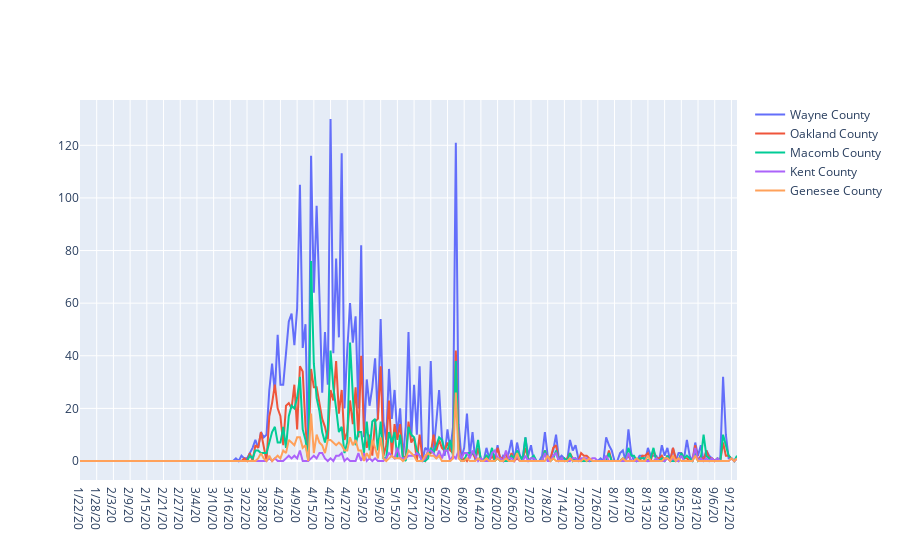

The code cell stored with this chart in its notebook:
### Markdown cell above
## Daily trend plot for death

### Code cell
import plotly.graph_objects as go

graph1 = go.Figure()

graph1.add_trace(go.Scatter(x=daily_new_death_MI_counties.index, y= daily_new_death_MI_counties[1336],
                    mode='lines',
                    name="Wayne County"))
graph1.add_trace(go.Scatter(x=daily_new_death_MI_counties.index, y= daily_new_death_MI_counties[1317],
                    mode='lines',
                    name="Oakland County"))
graph1.add_trace(go.Scatter(x=daily_new_death_MI_counties.index, y= daily_new_death_MI_counties[1304],
                    mode='lines',
                    name="Macomb County"))
graph1.add_trace(go.Scatter(x=daily_new_death_MI_counties.index, y= daily_new_death_MI_counties[1295],
                    mode='lines',
                    name="Kent County"))
graph1.add_trace(go.Scatter(x=daily_new_death_MI_counties.index, y= daily_new_death_MI_counties[1279],
                    mode='lines',
                    name="Genesee County"))
graph1.show()


graph1.write_image("images/daily_trend_death.png")

### Figure 1 — Plotly figure (JSON) as saved in the notebook; plotly's stock layout.template omitted (floating-point values rounded to 4 significant figures; data arrays with more than 128 entries replaced by an {"elided": "..."} marker saying what was removed)
{"data": [{"mode": "lines", "name": "Wayne County", "type": "scatter", "x": {"elided": "237 str values"}, "y": {"elided": "237 int values"}}, {"mode": "lines", "name": "Oakland County", "type": "scatter", "x": {"elided": "237 str values"}, "y": {"elided": "237 int values"}}, {"mode": "lines", "name": "Macomb County", "type": "scatter", "x": {"elided": "237 str values"}, "y": {"elided": "237 int values"}}, {"mode": "lines", "name": "Kent County", "type": "scatter", "x": {"elided": "237 str values"}, "y": {"elided": "237 int values"}}, {"mode": "lines", "name": "Genesee County", "type": "scatter", "x": {"elided": "237 str values"}, "y": {"elided": "237 int values"}}], "layout": {}}
